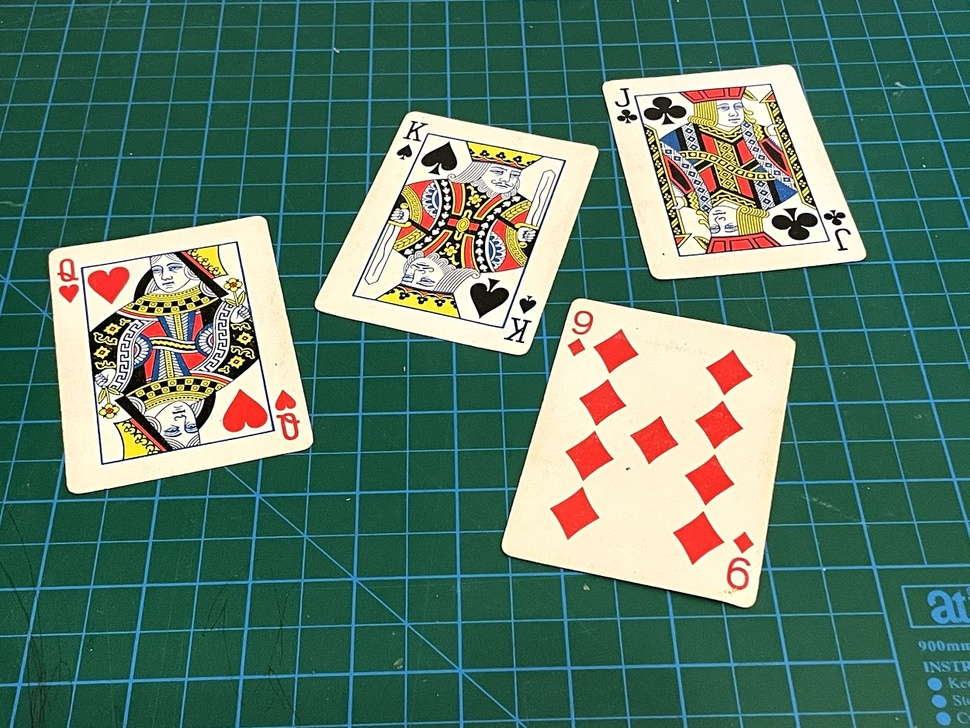
//> input picture Resources/cards.jpg, 970 x 728 px, shrunk from 1250 x 938 before the run
$ ./Readimage   (built with g++ and OpenCV 4)
//> lines starting //> are read from the running program, lines starting //| are printed output that depends on the picture
#include <opencv2/imgcodecs.hpp>
#include <opencv2/highgui.hpp>
#include <opencv2/imgcodecs.hpp>
#include "opencv2/opencv.hpp"
#include<iostream>

using namespace std;
using namespace cv;


int trackval=0;
Mat img;
Mat gray,canny;

void cannyHandle(){


}
void track(int ,void*){

    Mat dst(img.size(),CV_8UC1,Scalar(0));
    Mat dst2(img.size(),CV_8UC1,Scalar(0));

    for(int i=0;i<img.cols-1;i++)
    {

        for (int j=0;j<img.rows-1;j++)
        {
            int a=gray.at<uchar>(j+1,i)-gray.at<uchar>(j,i);
            int b=gray.at<uchar>(j,i)-gray.at<uchar>(j+1,i);

            if (a>trackval || b>trackval){
                dst.at<uchar>(j,i)=255;
            }

            else{

                dst.at<uchar>(j,i)=0;
            }

        }
    }


    for(int i=0;i<img.cols-1;i++)
    {

        for (int j=0;j<img.rows-1;j++)
        {
            int a=gray.at<uchar>(j,i+1)-gray.at<uchar>(j,i);
            int b=gray.at<uchar>(j,i)-gray.at<uchar>(j,i+1);

            if (a>trackval || b>trackval){
                dst2.at<uchar>(j,i)=255;
            }

            else{

                dst2.at<uchar>(j,i)=0;
            }

        }
    }

    imshow("orjinal",dst+dst2);

}

void Showimage(){

    string path = "/home/afaraarge/Masaüstü/OpenCV C++/Resources/cards.jpg";

    img=imread(path);
//> img is the input picture: 728 rows x 970 cols, CV_8UC3; mean B, G, R 104.7, 121.2, 88.9


    cvtColor(img,gray,COLOR_BGR2GRAY);
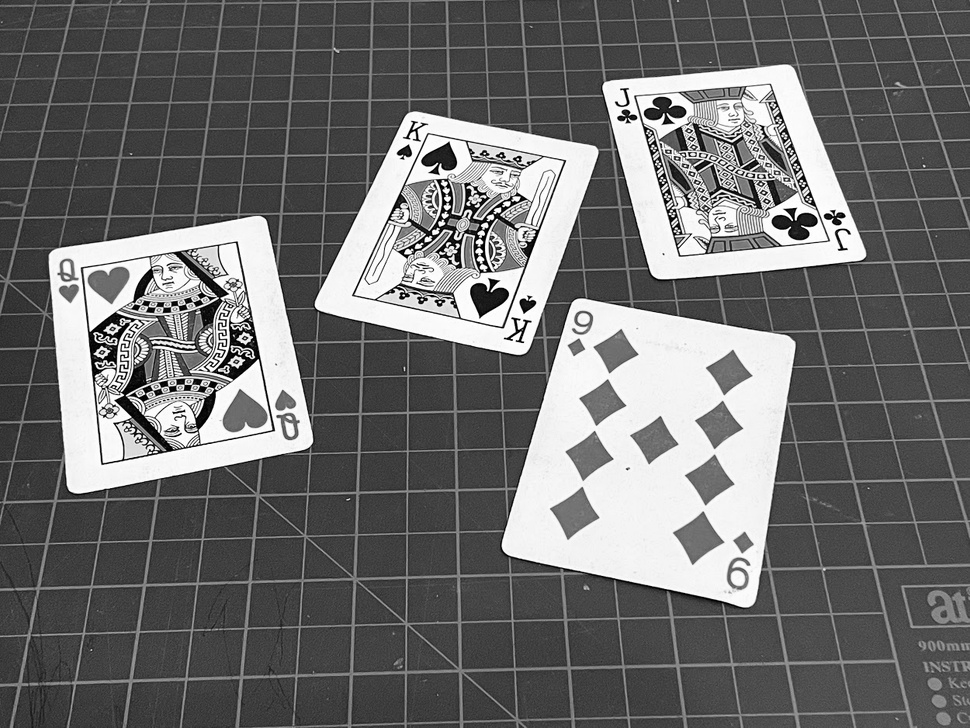
//> gray: 728 rows x 970 cols, CV_8UC1; min 0, max 255, mean 109.7


	imshow("orjinal", img);

    createTrackbar("Türev","orjinal",&trackval,255,track);

	waitKey(0);
//> after the loop in track, `for(int i=0;i<img.cols-1;i++)`:
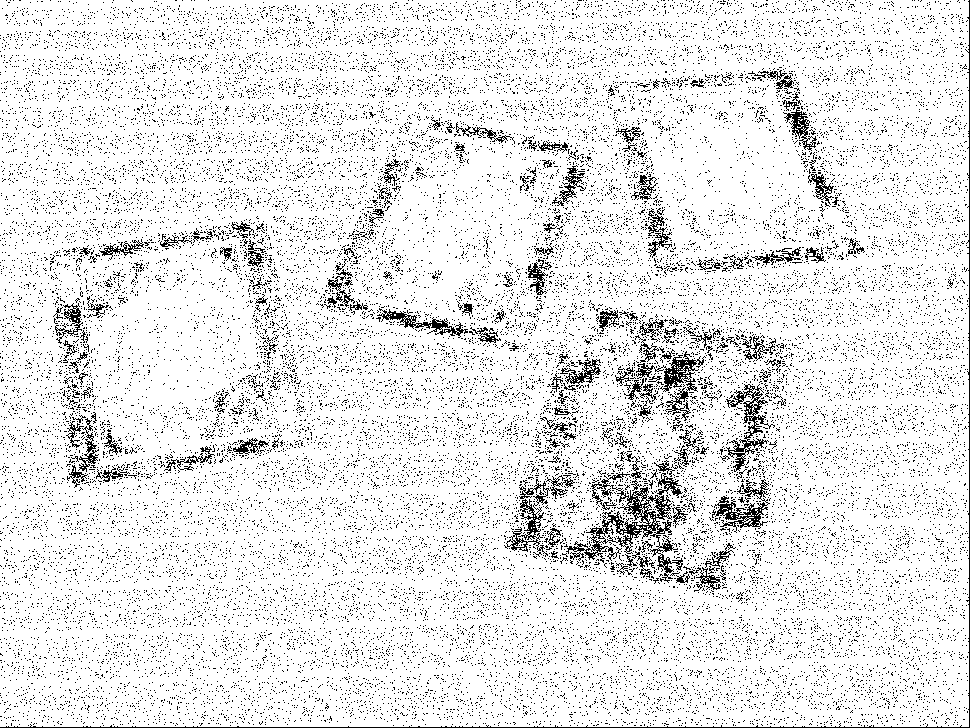
//> dst: 728 rows x 970 cols, CV_8UC1; 90.5% white; black in thin lines or dots
//> after the loop in track, `for(int i=0;i<img.cols-1;i++)`:
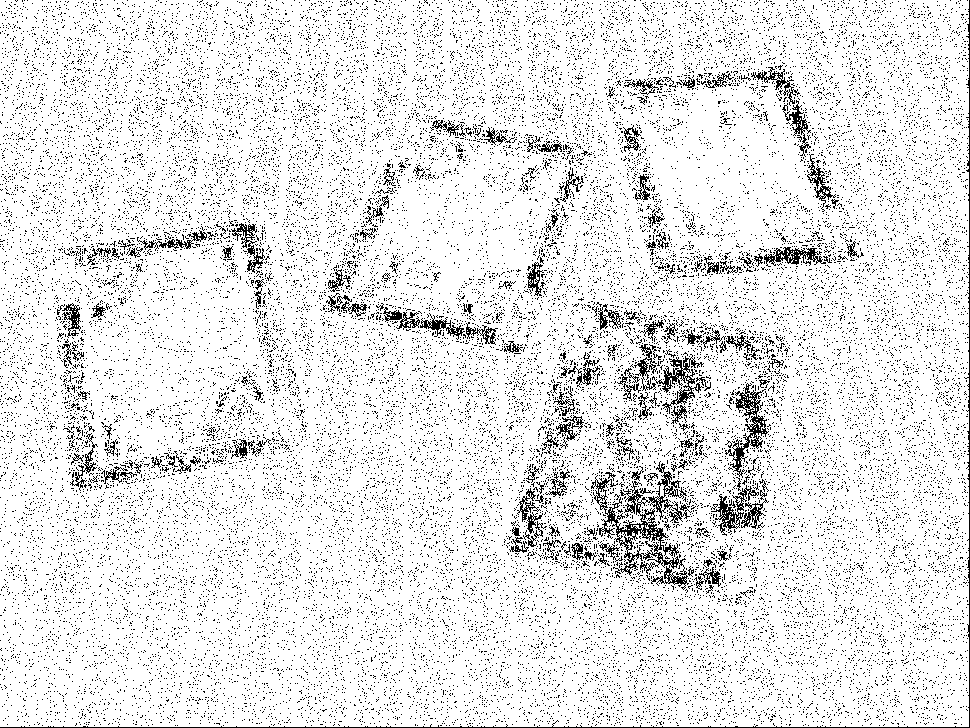
//> dst2: 728 rows x 970 cols, CV_8UC1; 90.1% white; black in thin lines or dots
//> in track, `imshow("orjinal",dst+dst2);`:
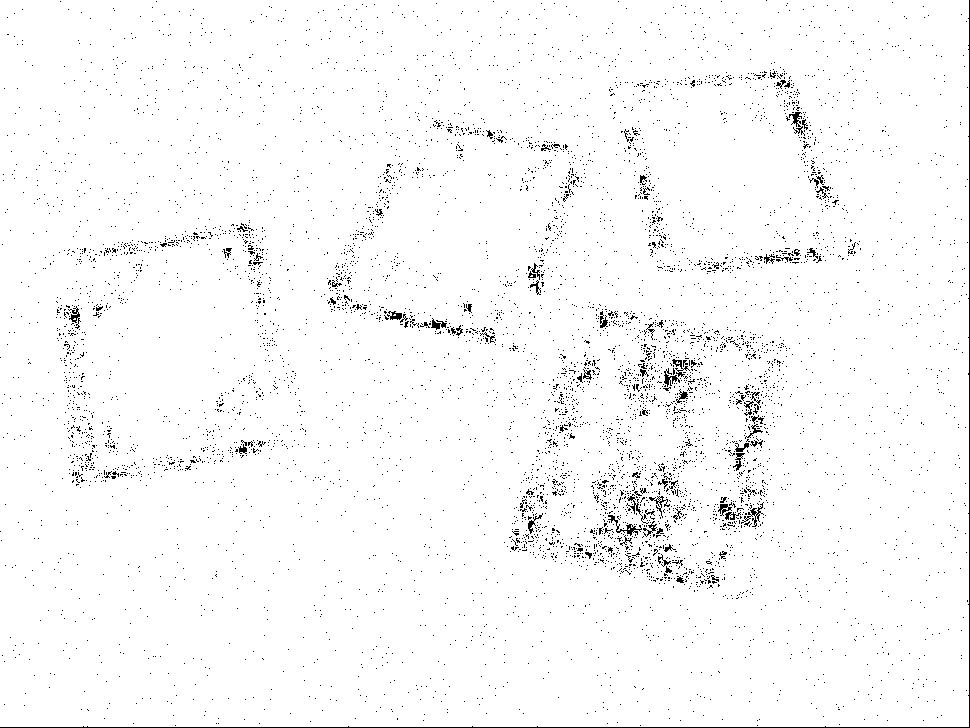
//> window 'orjinal': 728 rows x 970 cols, CV_8UC1; 97.6% white; black in thin lines or dots


}

int main(){

    Showimage();


}
